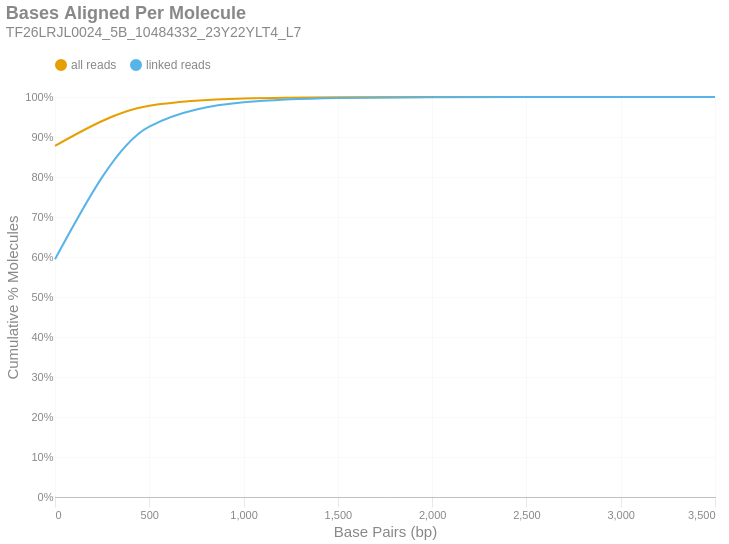

Notebook source saved alongside this figure:
### Markdown cell above
### Bases Aligned Per Molecule
This is a cumulative frequency distribution showing the number of base pairs aligned per unique molecule. These data are shown in 500 bp bins. There are two distributions: one with `all reads` (yellow) and another with only `linked reads` (blue). The percent of molecules in the `linked reads` distribution is relative to the total number of linked molecules.

### Code cell
if SKIPLR:
    print_html(f"Skipped")
else:
    binned_df = consolidated_hist(valids['aligned_bp'], mask, 500, True)
    with SafeRender(binned_df):
        (
            density_plot(binned_df, 'Bases Aligned Per Molecule', samplename, 'basesper')
            .encode(
                x=alt.X('bin:Q', title="Base Pairs (bp)").axis(tickMinStep=500).scale(padding=0),
                y=alt.Y('value:Q', title='Cumulative % Molecules')
                    .axis(format='%')
                    .scale(domain = [0,1])
                    .stack(False),
                color=alt.Color("key:N").scale(domain = ["all reads", "linked reads"]),
                tooltip = [
                    alt.Tooltip("key:N", title = "Data Type"),
                    alt.Tooltip("range_label:N", title="Bases Aligned Per Molecule"),
                    alt.Tooltip("value:Q", format = ".2%", title="% Molecules (Cum.)")
                ]
            )
        ).display()

### Figure 1 — Vega-Lite specification as saved in the notebook (floating-point values rounded to 4 significant figures)
{"width": "container", "height": 400, "config": {"title": {"anchor": "start", "dy": -15, "fontSize": 18, "color": "#888888", "subtitleColor": "#888888", "subtitleFontSize": 14}, "arc": {"fill": "#0072B2"}, "axis": {"domainColor": "#888888", "domainWidth": 0.5, "gridWidth": 0.2, "grid": false, "titleFontWeight": 400, "titleFontSize": 15, "labelFontSize": 11, "labelColor": "#888888", "tickColor": "#888888", "tickWidth": 0.2, "titleColor": "#888888"}, "axisBand": {"grid": false}, "axisX": {"grid": true, "tickSize": 10, "domainCap": "round"}, "axisY": {"domain": false, "grid": true, "tickSize": 0, "domainCap": "round"}, "background": "transparent", "header": {"labelFontSize": 15, "labelColor": "#888888", "titleFontSize": 15, "titleFontWeight": 600, "titleColor": "#888888"}, "legend": {"labelFont": "sans-serif", "labelFontSize": 12, "labelColor": "#888888", "symbolSize": 100, "symbolType": "circle", "titleFontSize": 12, "titlePadding": 10, "titleColor": "#888888", "title": null, "orient": "top"}, "range": {"category": ["#E69F00", "#56B4E9", "#009E73", "#F0E442", "#0072B2", "#D55E00", "#CC79A7", "#000000"], "diverging": ["#cfe8f3", "#a2d4ec", "#73bfe2", "#46abdb", "#1696d2", "#12719e"]}, "area": {"fill": "#0072B2", "fillOpacity": 0.7, "line": true, "strokeOpacity": 0.7}, "line": {"color": "#0072B2", "stroke": "#0072B2", "strokeWidth": 2}, "trail": {"color": "#0072B2", "stroke": "#0072B2", "strokeWidth": 0, "size": 1}, "point": {"filled": true, "fillOpacity": 1.0, "size": 95}, "text": {"color": "#888888", "fontSize": 11, "align": "right", "fontWeight": 400, "size": 11}, "bar": {"fill": "#0072B2", "stroke": null}, "view": {"stroke": null, "continuousWidth": 660, "continuousHeight": 400}}, "data": {"name": "data-9c2ddbd3c4d39c19b25aac07989aa663"}, "mark": {"type": "line", "interpolate": "monotone", "point": {"opacity": 0, "size": 275}}, "encoding": {"color": {"field": "key", "scale": {"domain": ["all reads", "linked reads"]}, "type": "nominal"}, "tooltip": [{"field": "key", "title": "Data Type", "type": "nominal"}, {"field": "range_label", "title": "Bases Aligned Per Molecule", "type": "nominal"}, {"field": "value", "format": ".2%", "title": "% Molecules (Cum.)", "type": "quantitative"}], "x": {"axis": {"tickMinStep": 500}, "field": "bin", "scale": {"padding": 0}, "title": "Base Pairs (bp)", "type": "quantitative"}, "y": {"axis": {"format": "%"}, "field": "value", "scale": {"domain": [0, 1]}, "stack": false, "title": "Cumulative % Molecules", "type": "quantitative"}}, "params": [{"name": "param_c36ac31b6afebe62", "select": {"type": "point", "fields": ["key"]}, "bind": "legend"}], "title": {"text": "Bases Aligned Per Molecule", "subtitle": "TF26LRJL0024_5B_10484332_23Y22YLT4_L7"}, "transform": [{"fold": ["all reads (cumsum)", "linked reads (cumsum)"]}, {"calculate": "replace(datum.key, ' (cumsum)', '')", "as": "key"}, {"filter": {"param": "param_c36ac31b6afebe62"}}], "usermeta": {"embedOptions": {"downloadFileName": "TF26LRJL0024_5B_10484332_23Y22YLT4_L7.basesper"}}, "$schema": "https://vega.github.io/schema/vega-lite/v6.4.1.json", "datasets": {"data-9c2ddbd3c4d39c19b25aac07989aa663": [{"bin": "0.0", "interval": "0.0-500.0", "all reads": 0.8778, "linked reads": 0.5944, "all reads (cumsum)": 0.8778, "linked reads (cumsum)": 0.5944, "range_label": "0-499"}, {"bin": "500.0", "interval": "500.0-1000.0", "all reads": 0.1003, "linked reads": 0.3317, "all reads (cumsum)": 0.9781, "linked reads (cumsum)": 0.9261, "range_label": "500-999"}, {"bin": "1000.0", "interval": "1000.0-1500.0", "all reads": 0.01795, "linked reads": 0.06047, "all reads (cumsum)": 0.996, "linked reads (cumsum)": 0.9866, "range_label": "1000-1499"}, {"bin": "1500.0", "interval": "1500.0-2000.0", "all reads": 0.003275, "linked reads": 0.01107, "all reads (cumsum)": 0.9993, "linked reads (cumsum)": 0.9977, "range_label": "1500-1999"}, {"bin": "2000.0", "interval": "2000.0-2500.0", "all reads": 0.0005778, "linked reads": 0.001955, "all reads (cumsum)": 0.9999, "linked reads (cumsum)": 0.9996, "range_label": "2000-2499"}, {"bin": "2500.0", "interval": "2500.0-3000.0", "all reads": 9.04e-05, "linked reads": 0.0003058, "all reads (cumsum)": 1.0, "linked reads (cumsum)": 0.9999, "range_label": "2500-2999"}, {"bin": "3000.0", "interval": "3000.0-3500.0", "all reads": 1.417e-05, "linked reads": 4.793e-05, "all reads (cumsum)": 1.0, "linked reads (cumsum)": 1.0, "range_label": "3000-3499"}, {"bin": "3500.0", "interval": "3500.0-4000.0", "all reads": 4.048e-06, "linked reads": 1.369e-05, "all reads (cumsum)": 1.0, "linked reads (cumsum)": 1.0, "range_label": "3500-3999"}]}}
